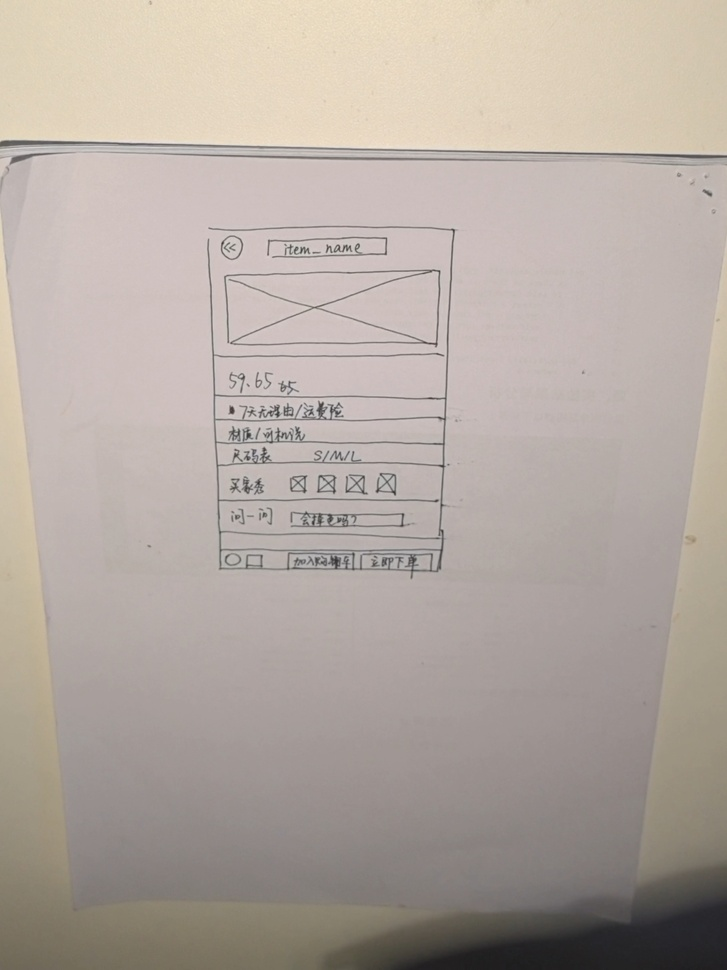
#> input picture data/input/images/taobaoshangpin1.jpg, 727 x 970 px, shrunk from 2160 x 2880 before the run
$ python -i paper_line_probe.py   (imports and definitions only)
#> lines starting #> are read from the running program, lines starting #| are printed output that depends on the picture; after the words box and inside, x2 and y2 are one past the last pixel; in counts of white or black regions, pixels touching at a corner belong together
#> further down, picture is the input picture: shape (970, 727, 3); mean B, G, R 161.3, 168.9, 179.1
"""Visible-paper preprocessing and line evidence; no UI boundary identity claims."""
import math


def visible_paper(image):
    import cv2
    import numpy as np
    # White/neutral paper is an explicit hypothesis, not a universal paper segmenter.
    lab = cv2.cvtColor(image, cv2.COLOR_BGR2LAB).astype(np.float32)
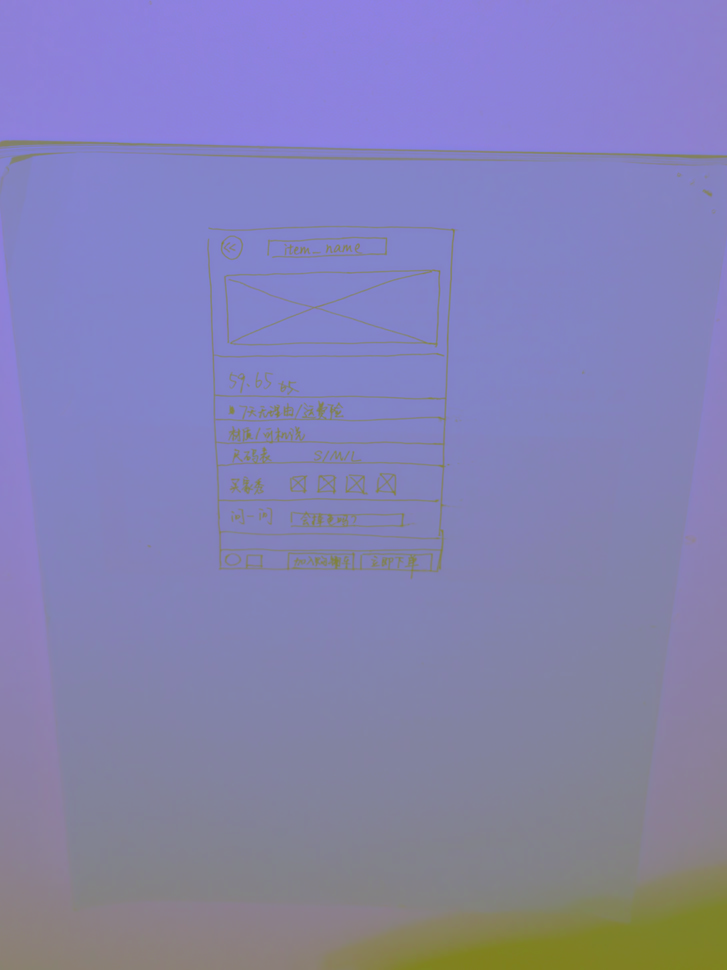
#> lab: shape (970, 727, 3) float32; mean B, G, R 177.5, 129.9, 132.3
    chroma = np.sqrt((lab[:, :, 1]-128)**2+(lab[:, :, 2]-128)**2)
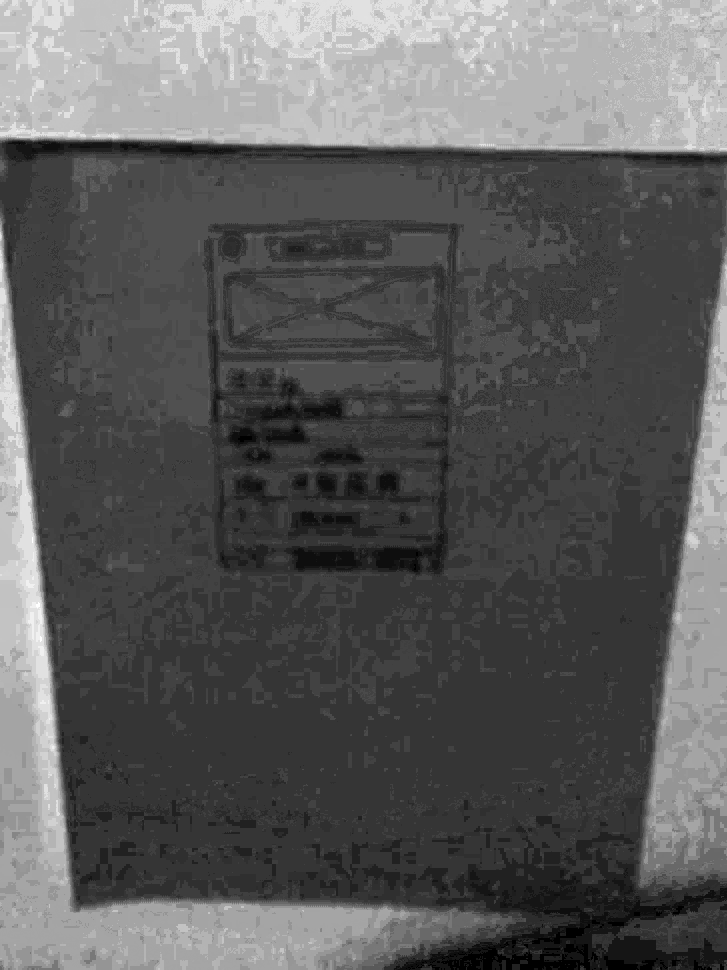
#> chroma: shape (970, 727) float32; min 0, max 17.03, mean 6.16; drawn with min black and max white
    threshold, raw = cv2.threshold(np.uint8(np.clip(chroma, 0, 255)), 0, 255,
                                  cv2.THRESH_BINARY_INV+cv2.THRESH_OTSU)
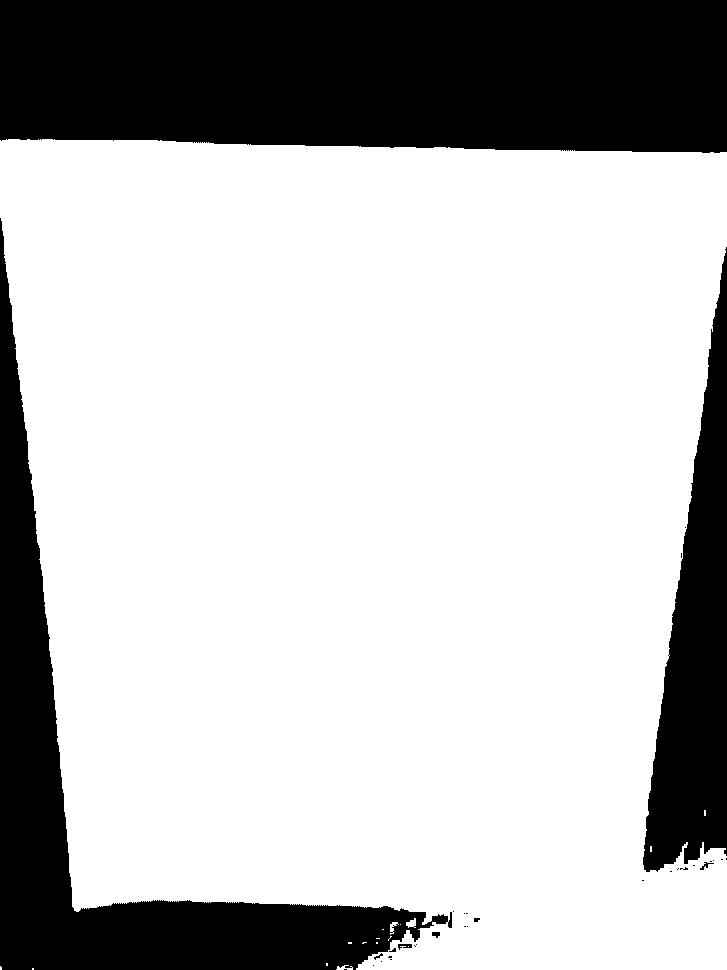
#> raw: shape (970, 727); 73.6% white; 32 black regions (24 under 20 px), largest, box (x1, y1, x2, y2) and area: (0, 0, 727, 153) 106240, (0, 218, 452, 970) 52794, (643, 247, 727, 872) 27058
#> threshold = 7
    raw[lab[:, :, 0] < 80] = 0
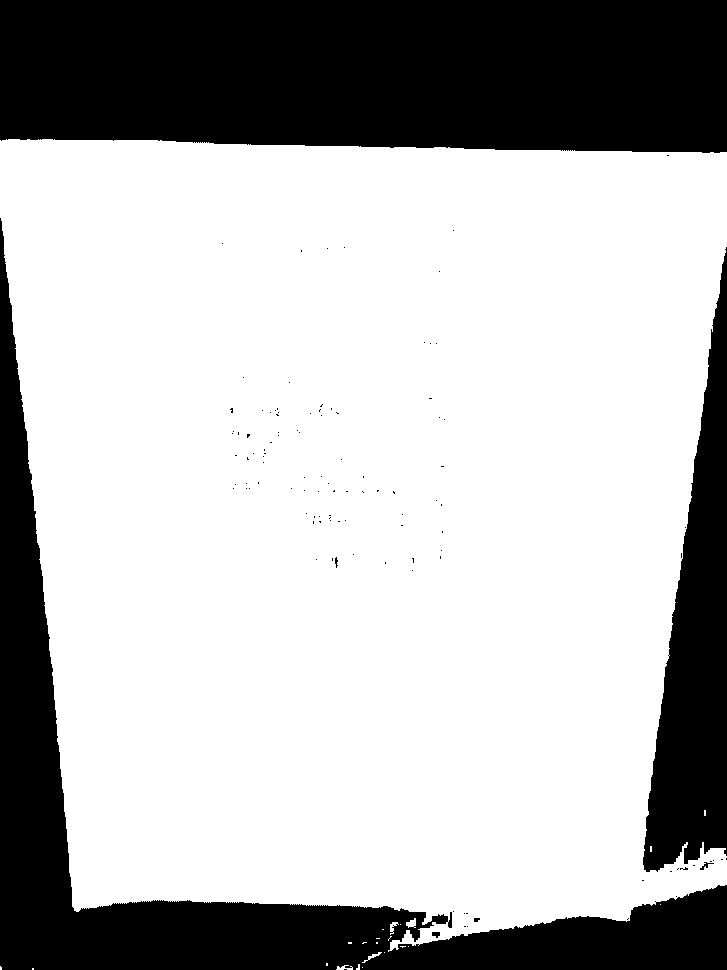
#> raw: shape (970, 727); 71.1% white; 113 black regions (106 under 20 px), largest, box (x1, y1, x2, y2) and area: (0, 0, 727, 153) 106240, (0, 218, 727, 970) 69968, (643, 247, 727, 872) 27058
    raw = cv2.morphologyEx(raw, cv2.MORPH_CLOSE, np.ones((5, 5), np.uint8))
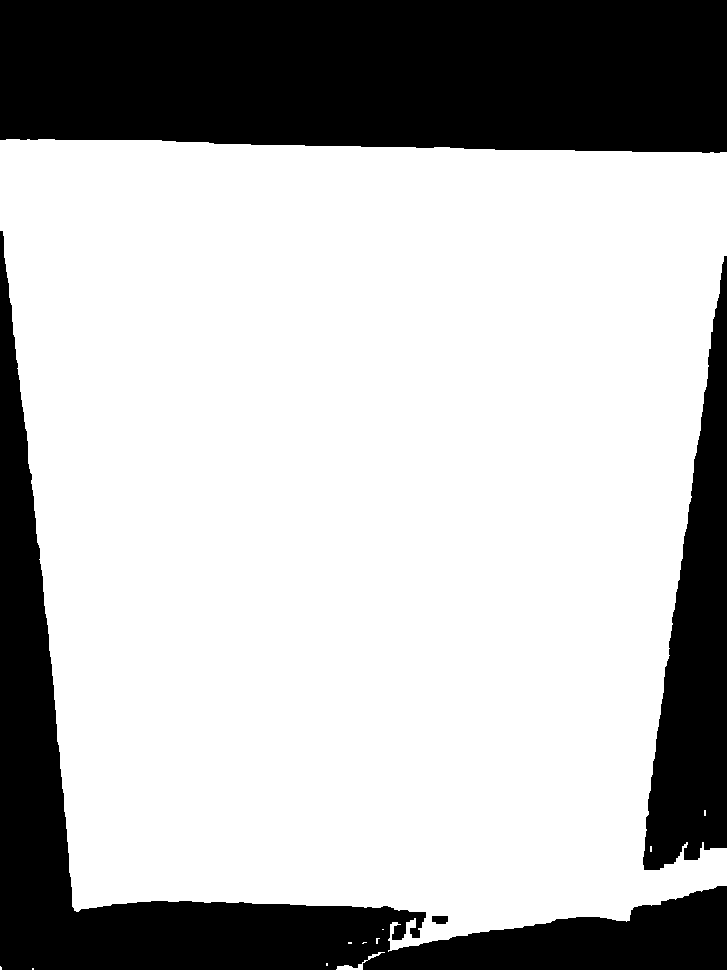
#> raw: shape (970, 727); 71.3% white; 4 black regions, box (x1, y1, x2, y2) and area: (0, 0, 727, 153) 106208, (0, 231, 727, 970) 69380, (643, 256, 727, 870) 26973, (432, 916, 448, 924) 116
    count, labels, stats, _ = cv2.connectedComponentsWithStats(raw)
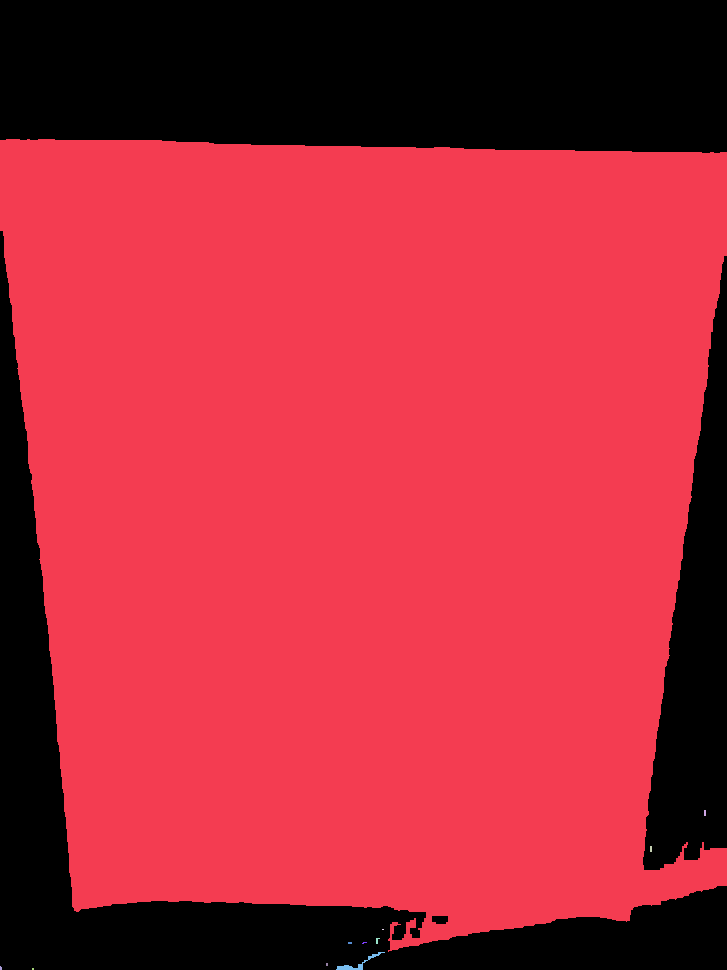
#> labels: shape (970, 727) int32; 12 distinct labels, from 0 to 11; one colour per label, 0 black
#> count = 12; stats = [[0, 0, 727, 970, 202677], [0, 139, 727, 813, 502279], [704, 810, 2, 6, 12], [650, 846, 2, 6, 12], [382, 929, 2, 1, 2], [376, 938, 4, 6, 14], [348, 942, 4, 2, 8], [362, 942, 5, 2, 6], [336, 952, 49, 18, 163], [326, 963, 2, 3, 6], [0, 966, 2, 4, 7], [32, 968, 2, 2, 4]]
    if count < 2:
        return None, {'status': 'unresolved', 'reason': 'no neutral component'}
    label = 1+int(np.argmax(stats[1:, cv2.CC_STAT_AREA]))
#> label = 1
    mask = np.uint8(labels == label)*255
#> mask: shape (970, 727); 71.2% white; 4 black regions
    # Fill internal pen strokes without using the UI boundary or semantic annotations.
    contours, _ = cv2.findContours(mask, cv2.RETR_EXTERNAL, cv2.CHAIN_APPROX_SIMPLE)
#> contours = 1 contour; box (x1, y1, x2, y2) and area: (0, 139, 727, 952) 500755
    cv2.drawContours(mask, contours, -1, 255, cv2.FILLED)
#> mask: shape (970, 727); 71.2% white; 3 black regions, box (x1, y1, x2, y2) and area: (0, 0, 727, 153) 106208, (0, 231, 727, 970) 69590, (643, 256, 727, 870) 26997
    fraction = float(np.count_nonzero(mask)/mask.size)
#> fraction = 0.712
    if not .1 < fraction < .98:
        return None, {'status': 'unresolved', 'reason': 'ambiguous area', 'area_fraction': fraction}
    ys, xs = np.where(mask > 0)
    h, w = mask.shape
#> h = 970; w = 727
    box = [max(0, int(xs.min())-8), max(0, int(ys.min())-8),
           min(w, int(xs.max())+9), min(h, int(ys.max())+9)]
#> box = [0, 131, 727, 960]
    return mask, {'status': 'candidate_requires_visual_review', 'bbox_xyxy_exclusive': box,
                  'area_fraction': fraction, 'chroma_otsu_threshold': threshold,
                  'touches_photo_edges': {'left': bool(mask[:, 0].any()),
                      'right': bool(mask[:, -1].any()), 'top': bool(mask[0].any()),
                      'bottom': bool(mask[-1].any())},
                  'complete_paper_boundary_verified': False,
                  'limits': 'Visible neutral component only; not a SAM mask or hand-drawn UI boundary.'}


def line_records(raw, offset=(0, 0)):
    result = []
    for line in raw:
        x1, y1, x2, y2 = map(float, line.reshape(-1)[:4])
        values = [x1+offset[0], y1+offset[1], x2+offset[0], y2+offset[1]]
        if not all(math.isfinite(v) for v in values):
            raise ValueError('Nonfinite line endpoint')
        result.append({'id': 'line_'+str(len(result)+1), 'endpoints': values,
                       'length': math.hypot(x2-x1, y2-y1)})
    return result

>>> import cv2
>>> picture = cv2.imread('../../data/input/images/taobaoshangpin1.jpg')
>>> result = visible_paper(picture)

$ run again, on data/input/images/淘宝交互草图.jpg
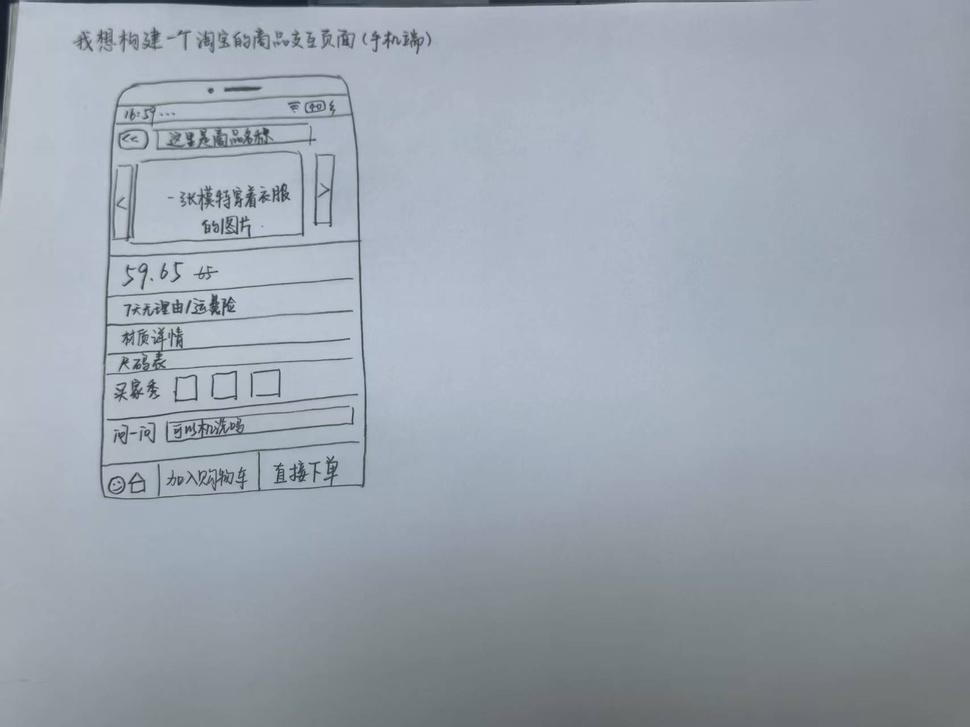
#> input picture data/input/images/淘宝交互草图.jpg, 970 x 727 px, shrunk from 1706 x 1279 before the run
#> picture is the input picture: shape (727, 970, 3); mean B, G, R 174.8, 164.5, 155.5
#> threshold = 5
#> in visible_paper, `count, labels, stats, _ = cv2.connectedComponentsWithStats(raw)`:
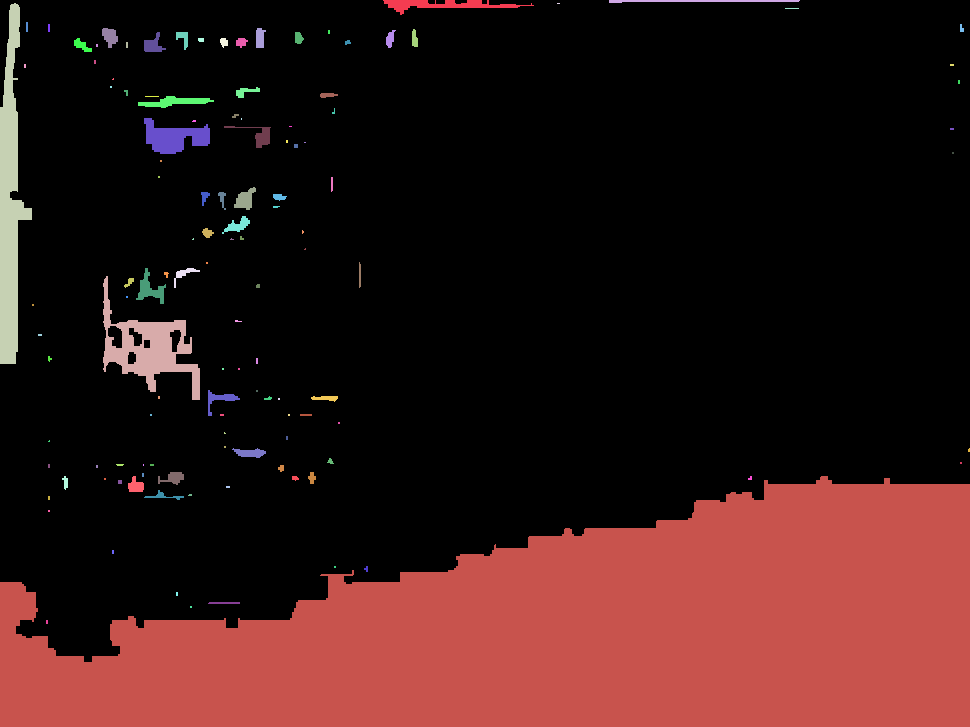
#> labels: shape (727, 970) int32; 125 distinct labels, from 0 to 124; one colour per label, 0 black
#> count = 125; stats = 125 rows, first 6: [0, 0, 970, 662, 521760], [383, 0, 151, 15, 864], [609, 0, 191, 3, 394], [0, 3, 32, 361, 5783], [557, 3, 3, 1, 3], [785, 8, 14, 1, 14]
#> label = 110
#> in visible_paper, `mask = np.uint8(labels == label)*255`:
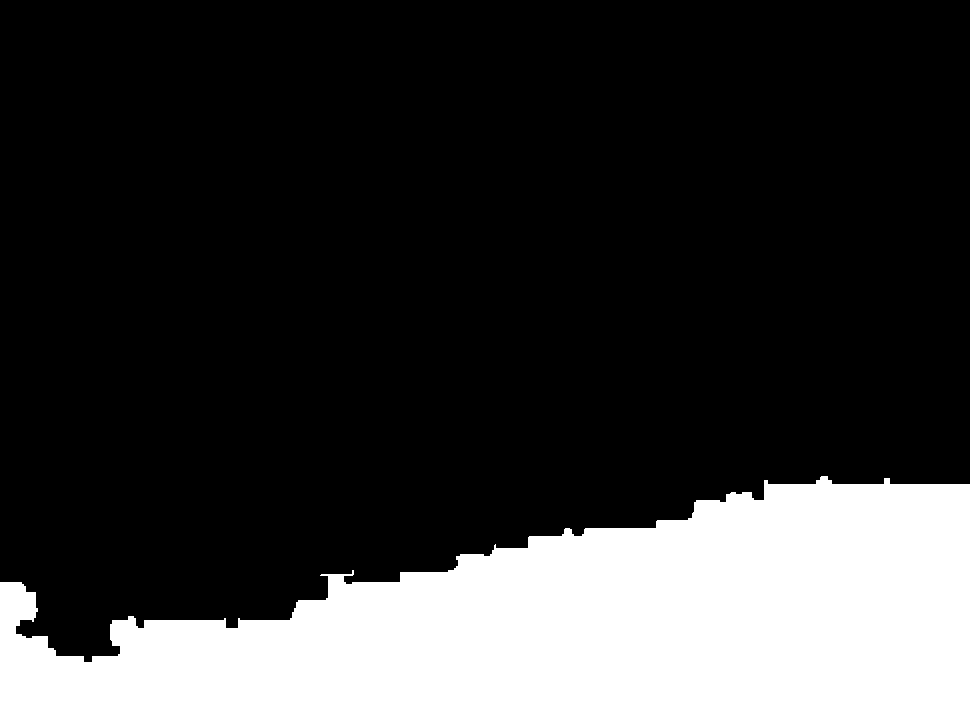
#> mask: shape (727, 970); 23.4% white; 1 white region
#> contours = 1 contour; box (x1, y1, x2, y2) and area: (0, 476, 970, 727) 163913
#> fraction = 0.234
#> box = [0, 468, 970, 727]
